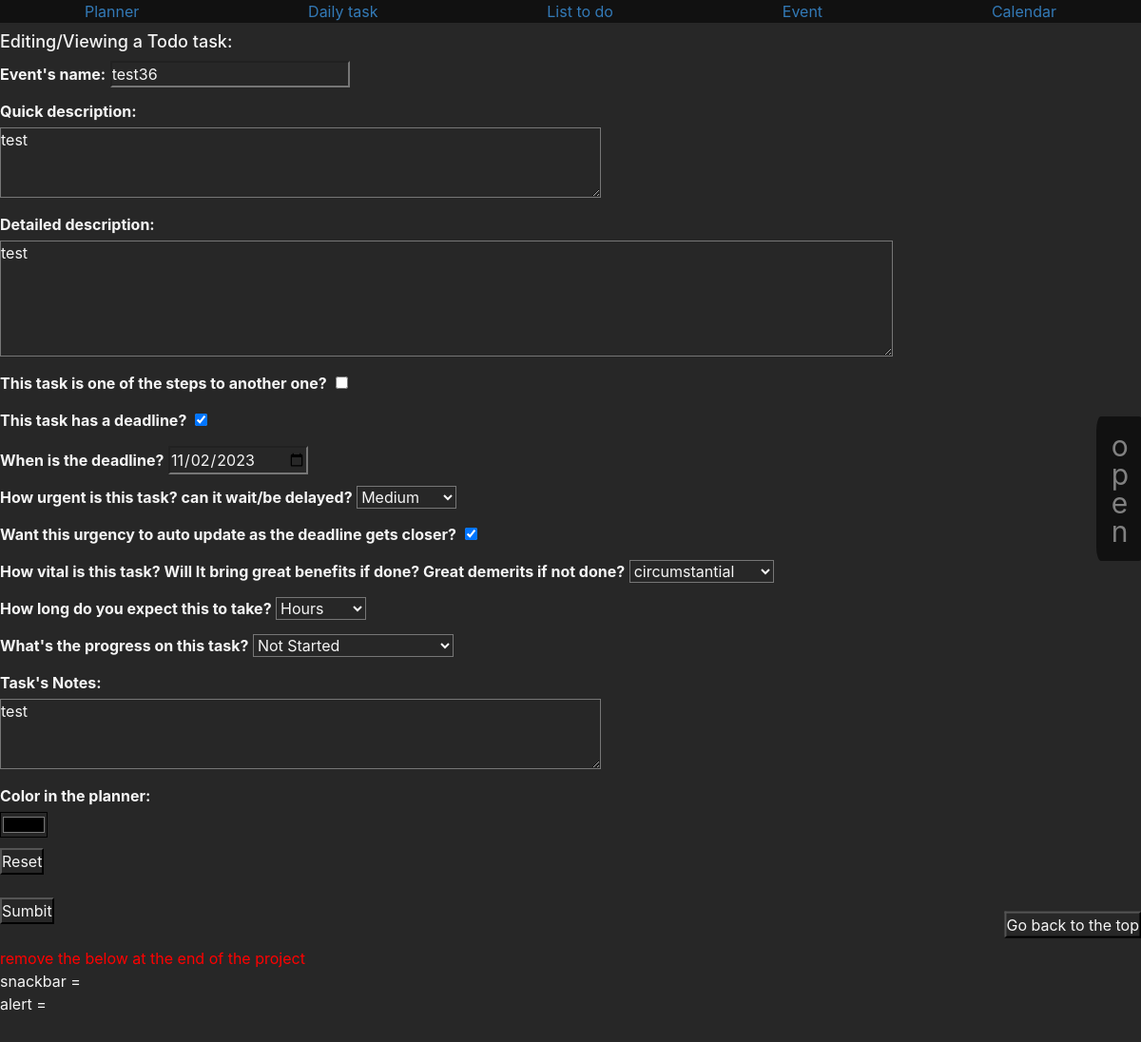
The app's page /listtodo/43, older data.
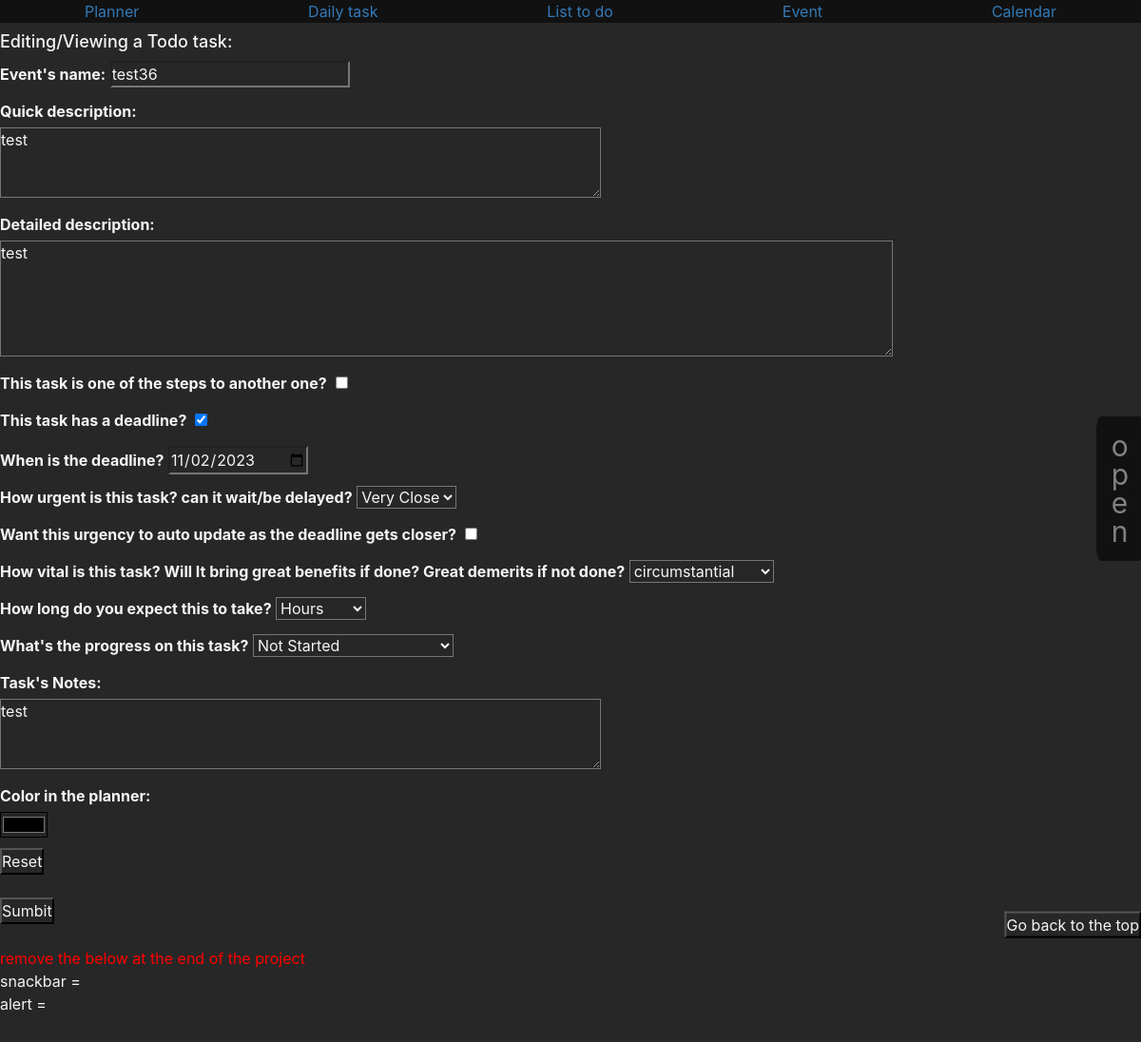
The same page, newer data.
### appointment/models.py (models this page shows, shortened)
class ListToDo(models.Model):
    title = models.CharField(u"Event's name",max_length=200,unique=True)
    quick_description = models.TextField(u"quick description",blank=True, null=True)
    description = models.TextField(u"detailed description",blank=True, null=True)
    step = models.BooleanField(u"This task is one of the steps to another one?",default=False)
    step_to = models.ManyToManyField(
        "self", symmetrical=False,
        related_name="bigtask",
        blank=True,
        )
    minutes="7"
    hours="6"
    days="5"
    weeks="4"
    months="3"
    years="2"
    perpetual="1"
    duration_choices = [
        (minutes, "Minutes"),
        (hours, "Hours"),
        (days, "Days"),
        (weeks, "Weeks"),
        (months, "Months"),
        (years, "Years"),
        (perpetual, "Perpetual"),
    ]
    duration = models.CharField(u"How long do you expect this to take?",
        max_length=2,
        choices= duration_choices,
        default=hours,
    )
    deadline = models.BooleanField(u"This task has a deadline?",default=False)
    deadline_date= models.DateField(u'When is the deadline?', help_text=u"Format: year-month-day", null=True, blank=True)
    importance = models.CharField(u"How vital is this task? Will It bring great benefits if done? Great demerits if not done?",
        max_length=2,
        choices= priority_choices,
        default=medium,
    )
    urgency = models.CharField(u"How urgent is this task? can it wait/be delayed?",
        max_length=2,
        choices= urgency_choices,
        default=medium,
    ) # Very hight, hight, medium, low
    urgency_update = models.BooleanField(u"Want this urgency to auto update as the deadline gets closer?",default=False)
    none="nn"
    day="dy"
    week="wk"
    month="mh"
    year="yr"
    type_choices = [
        (none,"---------"),
        (day, "Day(s)"),
        (week, "Week(s)"),
        (month, "Month(s)"),
        (year, "Year(s)"),
    ]
    urgency_veryclose_number= models.IntegerField(
        u'Update to "very close" when deadline is within:',
        default=1,
        validators=[
            MaxValueValidator(30),
            MinValueValidator(1)
        ])
    urgency_veryclose_type=models.CharField(
        max_length=2,
        choices=type_choices,
        default=day
    )
    urgency_close_number= models.IntegerField(
        u'Update to "close" when deadline is within:',
        default=1,
        validators=[
            MaxValueValidator(30),
            MinValueValidator(1)
        ])
    urgency_close_type=models.CharField(
        max_length=2,
        choices=type_choices,
        default=week
    )
    urgency_medium_number= models.IntegerField(
        u'Update to "medium" when deadline is within:',
        default=1,
        validators=[
            MaxValueValidator(30),
            MinValueValidator(1)
        ])
    urgency_medium_type=models.CharField(
        max_length=2,
        choices=type_choices,
        default=month
    )
    urgency_far_number= models.IntegerField(
        u'Update to "far" when deadline is within:',
        default=1,
        validators=[
            MaxValueValidator(30),
            MinValueValidator(1)
        ])
    urgency_far_type=models.CharField(
        max_length=2,
        choices=type_choices,
        default=year
    )
    fn="fn"
    nts="nt"
    fo="fo"
    inp="ip"
    har="hd"
    done="dn"
    progress_choices = [
        (fn, "forgotten and not started"),
        (nts, "Not Started"),
        (fo, "forgotten"),
        (inp, "In Progress"),
        (har,"Hardship"),
        (done, "Done"),
    ]
    progress= models.CharField(u"What's the progress on this task?",
        max_length=2,
        choices=progress_choices,
        default=nts
    )
    notes = models.TextField(u"task's Notes", help_text=u'Textual Notes', blank=True, null=True)
    color = models.CharField(u"Color in the planner",max_length= 9,blank=True,null=True)
    last_update = models.DateField(auto_now = True)
    def get_absolute_url(self):
        return f"/listtodo/{self.id}"
    def __str__(self):
        return f"{self.title}"

### appointment/views.py (the view, shortened to what this page needs)
# urls.py: path('listtodo/<int:id>',views.listtodo, name='listtodo'),
def listtodo(request,id):
    Listtodo= models.ListToDo.objects.all().order_by('deadline','urgency','-deadline_date','progress')
    snackbar=""
    alert=""
    link=""
    print(f"todo id = {id}")
    if request.method == "GET":
        if id != 0:
            obj = models.ListToDo.objects.get(id = id)
            form = forms.ListToDoForm(instance = obj)
        else:
            obj = models.ListToDo(None)
            form = forms.ListToDoForm(None)
    try:
        if obj.deadline_date:
            print(f"obj.day = {obj.deadline_date}")
            deadline_date=obj.deadline_date.strftime("%Y-%m-%d")
        else:
            deadline_date=None
    except:
        deadline_date=None
        print("no obj.day")
    return render(request,"todo.html",{"Snackbar":snackbar, "alert":alert, "link":link,"list":Listtodo,"id":id,"form":form,"repeat_choices":repeat_choices,"priority_choices":priority_choices,"deadline_date":deadline_date})

### appointment/forms.py (shortened to what this page needs)
class ListToDoForm(forms.ModelForm):
    class Meta:
        model = models.ListToDo
        fields = ['title','quick_description','description','step','step_to','duration','deadline',
                  'deadline_date','urgency','urgency_update',
                  'urgency_veryclose_number','urgency_veryclose_type',
                  'urgency_close_number','urgency_close_type',
                  'urgency_medium_number','urgency_medium_type',
                  'urgency_far_number','urgency_far_type',
                  'importance','progress','notes','color',]
        widgets={
            'deadline_date' : forms.DateInput(attrs = {'required': 'False'}),
            'quick_description': forms.Textarea(attrs={'cols': 60, 'rows': 3}),
            'description': forms.Textarea(attrs={'cols': 90, 'rows': 5}),
            'notes':forms.Textarea(attrs={'cols': 60, 'rows': 3}),
        }

### appointment/templates/todo.html (shortened to what this page needs)
{% extends 'base_calendar.html' %}
{% block content %}
{% if id != 0 %}
    <form id="dailytask" style="" action="/listtodo/{{id}}" method="post" >
      <h4> Editing/Viewing a Todo task: </h4>
      {% else %}
    <form id="dailytask" style="" action="/listtodo/0" method="post" >
    <h4> Creating a new Todo task: </h4>
    {% endif %}
    <p>
        {{form.title.label_tag}}
        {{form.title}}
      </p>
          <p>
            {{form.quick_description.label_tag}}<br>
            {{form.quick_description}}
          </p>
          <p>
            {{form.description.label_tag}}<br>
            {{form.description}}
          </p>
          <p>
            {{form.step.label_tag}}&nbsp;
            {{form.step}}
          </p>
          <p>
            {{form.deadline.label_tag}}&nbsp;
            {{form.deadline}}
          </p>
          <p id = "deadline_date" style="display:none">
            {{form.deadline_date.label_tag}}
            <input type="date" name="deadline_date" value="{{deadline_date}}" id="id_deadline_date">
          </p>
          <p>
            {{form.urgency.label_tag}}
            {{form.urgency}}
          </p>
          <p id = "urgency_update" style="display:none">
            {{form.urgency_update.label_tag}}&nbsp;
            {{form.urgency_update}}
          </p>
          <p>
            {{form.importance.label_tag}}
            {{form.importance}}
          </p>
          <p>
            {{form.duration.label_tag}}
            {{form.duration}}
          </p>
          <p>
            {{form.progress.label_tag}}
            {{form.progress}}
          </p>
          <p>
            {{form.notes.label_tag}}<br>
            {{form.notes}}
          </p>
          <p>
            {{form.color.label_tag}}<br>
              <input type="color" name="color" id="id_color" value="{{form.color.value}}">
            </p>
    {% if id != 0 %}
      <div id ='reset?'>
        <input type="button" onclick="resett()" value="Reset"> <br>
      </div>
  {% endif %}
        <input type="submit" value="Sumbit">
    </form>
<div id="RSOpenBtn" class="RSOpenBtn" style="font-size:30px;cursor:pointer" data-open ='1' onclick="openRNav()">
  o<br>p<br>e<br>n
   </div>
{% endblock %}

### appointment/templates/base_calendar.html (shortened to what this page needs)
{% load static %}
<!doctype html>
<html lang="en">
<head>
  <link rel="stylesheet" href="https://maxcdn.bootstrapcdn.com/bootstrap/4.0.0/css/bootstrap.min.css">
  <link rel="stylesheet" href="https://use.fontawesome.com/releases/v5.0.10/css/all.css">
  <link rel="stylesheet" href="https://maxcdn.bootstrapcdn.com/bootstrap/3.4.0/css/bootstrap.min.css">
  <link rel="stylesheet" href="{% static 'css/calendar_style.css' %}">
  <link rel="stylesheet" href="{% static 'css/base_css.css' %}">
</head>
<body id ="body">
    <header id="header">
      <a href="/index/"> Planner </a>
      <a href="/dailytask/0"> Daily task </a>
      <a href="/listtodo/0"> List to do </a>
      <a href="/event/0"> Event </a>
      <a href="/calendar/0/0"> Calendar </a>
    </header>
  <main>
  {% block content %}
  {% endblock %}
  </main>
  <br><span style="color:red" > remove the below at the end of the project<span><br>
    snackbar = {{Snackbar}}<br>
    alert = {{alert}}<br>
<button id="gotop" onclick="gotop()" >
Go back to the top
</button>
</body>
</html>

### appointment/static/css/calendar_style.css (style rules this page uses)
a { color: #17a2b8; }

### appointment/static/css/base_css.css (style rules this page uses)
* { margin: 0; padding:0; background-color:rgb(39, 39, 39); color:whitesmoke; list-style: none; text-decoration: none; }
a { color:#337ab7; }
#body { background-color:rgb(39, 39, 39); font-size: medium; font-family:-apple-system,BlinkMacSystemFont,"Segoe UI",Roboto,"Helvetica Neue",Arial,sans-serif,"Apple Color Emoji","Segoe UI Emoji","Segoe UI Symbol"; line-height: 1.5; }
#header { display:flex; justify-content:space-around; align-items: center; background-color: #111; position:sticky; top:0; }
#gotop { left: 90%; bottom: 10%; position: sticky; }
.RSOpenBtn { transition: .5s; padding: 16px; position: fixed; z-index: 1; top: 40%; right: -3px; line-height: 1; background-color: #111; color: #818181; border-radius: 10%; }

Row changes from the older to the newer data that the page shows:
changed ListToDo "test36": urgency "Medium" → "Very Close"; urgency_update "☑" → "☐"
